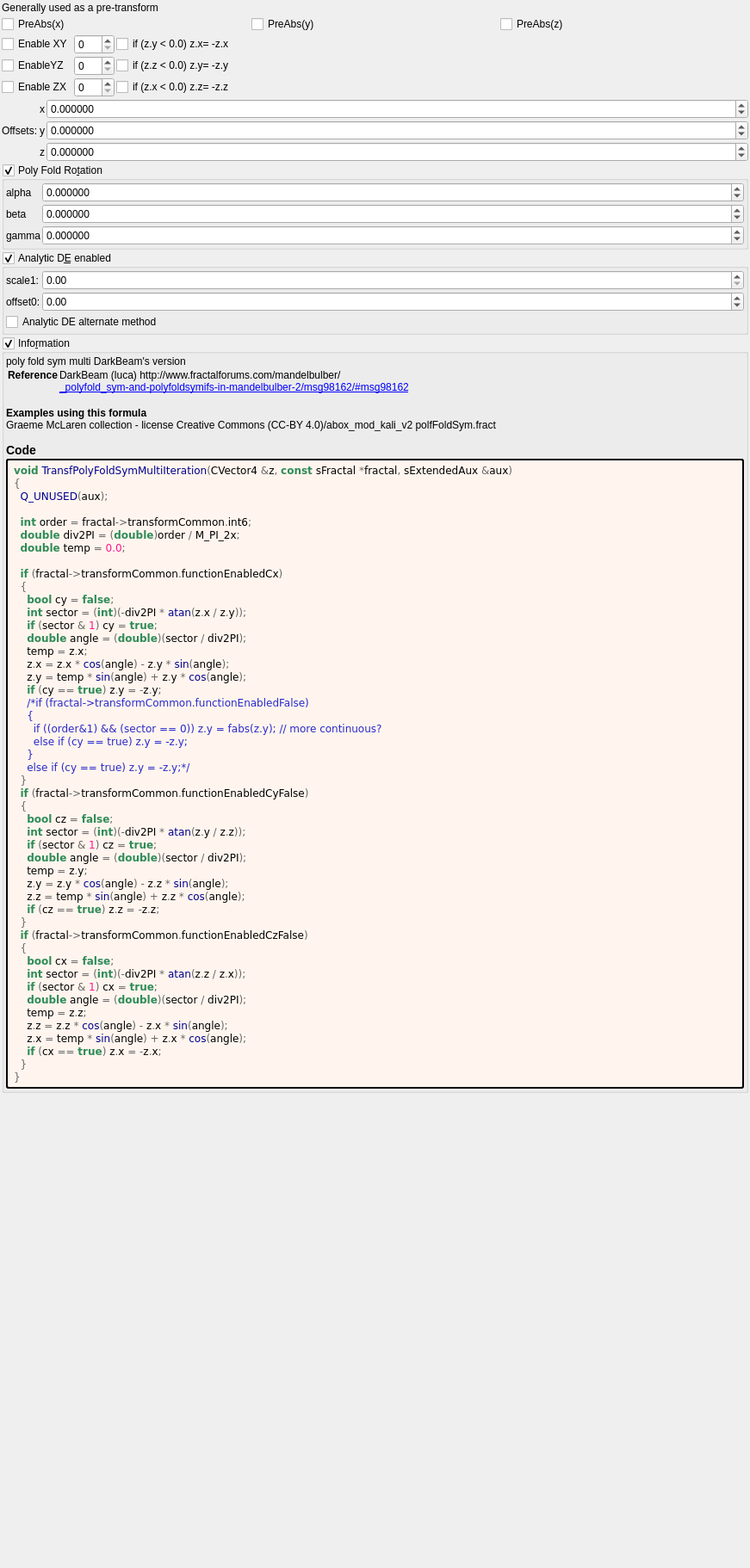
<?xml version="1.0" encoding="UTF-8"?>
<ui version="4.0">
 <class>Form</class>
 <widget class="QWidget" name="Form">
  <property name="geometry">
   <rect>
    <x>0</x>
    <y>0</y>
    <width>871</width>
    <height>1822</height>
   </rect>
  </property>
  <property name="windowTitle">
   <string notr="true">transf_poly_fold_sym_multi</string>
  </property>
  <layout class="QVBoxLayout" name="verticalLayout">
   <property name="spacing">
    <number>2</number>
   </property>
   <property name="leftMargin">
    <number>2</number>
   </property>
   <property name="topMargin">
    <number>2</number>
   </property>
   <property name="rightMargin">
    <number>2</number>
   </property>
   <property name="bottomMargin">
    <number>2</number>
   </property>
   <item>
    <widget class="QLabel" name="label_168">
     <property name="text">
      <string>Generally used as a pre-transform</string>
     </property>
    </widget>
   </item>
   <item>
    <layout class="QGridLayout" name="gridLayout_2">
     <item row="0" column="2">
      <widget class="MyCheckBox" name="checkBox_transf_function_enabledz_false">
       <property name="text">
        <string>PreAbs(z)</string>
       </property>
      </widget>
     </item>
     <item row="0" column="1">
      <widget class="MyCheckBox" name="checkBox_transf_function_enabledy_false">
       <property name="text">
        <string>PreAbs(y)</string>
       </property>
      </widget>
     </item>
     <item row="0" column="0">
      <widget class="MyCheckBox" name="checkBox_transf_function_enabledx">
       <property name="text">
        <string>PreAbs(x)</string>
       </property>
      </widget>
     </item>
    </layout>
   </item>
   <item>
    <layout class="QGridLayout" name="gridLayout_45" columnstretch="0,0,1">
     <property name="spacing">
      <number>2</number>
     </property>
     <item row="1" column="0">
      <widget class="MyCheckBox" name="checkBox_transf_function_enabledCy_false">
       <property name="font">
        <font>
         <weight>50</weight>
         <bold>false</bold>
        </font>
       </property>
       <property name="text">
        <string>EnableYZ</string>
       </property>
      </widget>
     </item>
     <item row="0" column="2">
      <widget class="MyCheckBox" name="checkBox_transf_function_enabledAx_false">
       <property name="text">
        <string notr="true">if (z.y &lt; 0.0) z.x= -z.x</string>
       </property>
      </widget>
     </item>
     <item row="1" column="2">
      <widget class="MyCheckBox" name="checkBox_transf_function_enabledAy_false">
       <property name="text">
        <string notr="true">if (z.z &lt; 0.0) z.y= -z.y</string>
       </property>
      </widget>
     </item>
     <item row="2" column="0">
      <widget class="MyCheckBox" name="checkBox_transf_function_enabledCz_false">
       <property name="font">
        <font>
         <weight>50</weight>
         <bold>false</bold>
        </font>
       </property>
       <property name="text">
        <string>Enable ZX</string>
       </property>
      </widget>
     </item>
     <item row="2" column="2">
      <widget class="MyCheckBox" name="checkBox_transf_function_enabledAz_false">
       <property name="text">
        <string notr="true">if (z.x &lt; 0.0) z.z= -z.z</string>
       </property>
      </widget>
     </item>
     <item row="0" column="0">
      <widget class="MyCheckBox" name="checkBox_transf_function_enabledCx">
       <property name="font">
        <font>
         <weight>50</weight>
         <bold>false</bold>
        </font>
       </property>
       <property name="text">
        <string>Enable XY</string>
       </property>
      </widget>
     </item>
     <item row="0" column="1">
      <widget class="MySpinBox" name="spinboxInt_transf_int8_X">
       <property name="sizePolicy">
        <sizepolicy hsizetype="Minimum" vsizetype="Maximum">
         <horstretch>0</horstretch>
         <verstretch>0</verstretch>
        </sizepolicy>
       </property>
       <property name="maximum">
        <number>999</number>
       </property>
      </widget>
     </item>
     <item row="1" column="1">
      <widget class="MySpinBox" name="spinboxInt_transf_int8_Y">
       <property name="sizePolicy">
        <sizepolicy hsizetype="Minimum" vsizetype="Maximum">
         <horstretch>0</horstretch>
         <verstretch>0</verstretch>
        </sizepolicy>
       </property>
       <property name="maximum">
        <number>999</number>
       </property>
      </widget>
     </item>
     <item row="2" column="1">
      <widget class="MySpinBox" name="spinboxInt_transf_int8_Z">
       <property name="sizePolicy">
        <sizepolicy hsizetype="Minimum" vsizetype="Maximum">
         <horstretch>0</horstretch>
         <verstretch>0</verstretch>
        </sizepolicy>
       </property>
       <property name="maximum">
        <number>999</number>
       </property>
      </widget>
     </item>
    </layout>
   </item>
   <item>
    <layout class="QGridLayout" name="gridLayout_44" columnstretch="0,0,1">
     <property name="spacing">
      <number>2</number>
     </property>
     <item row="2" column="2">
      <widget class="MyDoubleSpinBox" name="spinbox3_transf_addition_constant_z">
       <property name="sizePolicy">
        <sizepolicy hsizetype="Minimum" vsizetype="Maximum">
         <horstretch>0</horstretch>
         <verstretch>0</verstretch>
        </sizepolicy>
       </property>
       <property name="prefix">
        <string/>
       </property>
       <property name="suffix">
        <string/>
       </property>
       <property name="decimals">
        <number>6</number>
       </property>
       <property name="minimum">
        <double>-99.989999999999995</double>
       </property>
       <property name="maximum">
        <double>99.989999999999995</double>
       </property>
       <property name="singleStep">
        <double>0.100000000000000</double>
       </property>
      </widget>
     </item>
     <item row="2" column="1">
      <widget class="QLabel" name="label_163">
       <property name="text">
        <string notr="true">z</string>
       </property>
      </widget>
     </item>
     <item row="0" column="2">
      <widget class="MyDoubleSpinBox" name="spinbox3_transf_addition_constant_x">
       <property name="sizePolicy">
        <sizepolicy hsizetype="Minimum" vsizetype="Maximum">
         <horstretch>0</horstretch>
         <verstretch>0</verstretch>
        </sizepolicy>
       </property>
       <property name="prefix">
        <string/>
       </property>
       <property name="suffix">
        <string/>
       </property>
       <property name="decimals">
        <number>6</number>
       </property>
       <property name="minimum">
        <double>-99.989999999999995</double>
       </property>
       <property name="maximum">
        <double>99.989999999999995</double>
       </property>
       <property name="singleStep">
        <double>0.100000000000000</double>
       </property>
      </widget>
     </item>
     <item row="0" column="1">
      <widget class="QLabel" name="label_160">
       <property name="text">
        <string notr="true">x</string>
       </property>
      </widget>
     </item>
     <item row="1" column="1">
      <widget class="QLabel" name="label_162">
       <property name="text">
        <string notr="true">y</string>
       </property>
      </widget>
     </item>
     <item row="1" column="2">
      <widget class="MyDoubleSpinBox" name="spinbox3_transf_addition_constant_y">
       <property name="sizePolicy">
        <sizepolicy hsizetype="Minimum" vsizetype="Maximum">
         <horstretch>0</horstretch>
         <verstretch>0</verstretch>
        </sizepolicy>
       </property>
       <property name="prefix">
        <string/>
       </property>
       <property name="suffix">
        <string/>
       </property>
       <property name="decimals">
        <number>6</number>
       </property>
       <property name="minimum">
        <double>-99.989999999999995</double>
       </property>
       <property name="maximum">
        <double>99.989999999999995</double>
       </property>
       <property name="singleStep">
        <double>0.100000000000000</double>
       </property>
      </widget>
     </item>
     <item row="0" column="0" rowspan="3">
      <widget class="QLabel" name="label_164">
       <property name="text">
        <string>Offsets:</string>
       </property>
      </widget>
     </item>
    </layout>
   </item>
   <item>
    <widget class="MyGroupBox" name="groupCheck_transf_rotation2_enabled_false">
     <property name="title">
      <string>Poly Fold Ro&amp;tation</string>
     </property>
     <property name="checkable">
      <bool>true</bool>
     </property>
     <layout class="QVBoxLayout" name="verticalLayout_9" stretch="0">
      <property name="spacing">
       <number>2</number>
      </property>
      <property name="leftMargin">
       <number>2</number>
      </property>
      <property name="topMargin">
       <number>2</number>
      </property>
      <property name="rightMargin">
       <number>2</number>
      </property>
      <property name="bottomMargin">
       <number>2</number>
      </property>
      <item>
       <layout class="QGridLayout" name="gridLayout_10" columnstretch="0,1">
        <property name="spacing">
         <number>2</number>
        </property>
        <item row="4" column="0">
         <widget class="QLabel" name="label_45">
          <property name="text">
           <string notr="true">gamma</string>
          </property>
         </widget>
        </item>
        <item row="3" column="0">
         <widget class="QLabel" name="label_44">
          <property name="text">
           <string notr="true">beta</string>
          </property>
         </widget>
        </item>
        <item row="1" column="0">
         <widget class="QLabel" name="label_46">
          <property name="text">
           <string notr="true">alpha</string>
          </property>
         </widget>
        </item>
        <item row="1" column="1">
         <widget class="MyDoubleSpinBox" name="spinboxd3_transf_rotation_x">
          <property name="sizePolicy">
           <sizepolicy hsizetype="Minimum" vsizetype="Maximum">
            <horstretch>0</horstretch>
            <verstretch>0</verstretch>
           </sizepolicy>
          </property>
          <property name="prefix">
           <string/>
          </property>
          <property name="suffix">
           <string/>
          </property>
          <property name="decimals">
           <number>6</number>
          </property>
          <property name="minimum">
           <double>-36000.000000000000000</double>
          </property>
          <property name="maximum">
           <double>36000.000000000000000</double>
          </property>
          <property name="singleStep">
           <double>1.000000000000000</double>
          </property>
         </widget>
        </item>
        <item row="3" column="1">
         <widget class="MyDoubleSpinBox" name="spinboxd3_transf_rotation_y">
          <property name="sizePolicy">
           <sizepolicy hsizetype="Minimum" vsizetype="Maximum">
            <horstretch>0</horstretch>
            <verstretch>0</verstretch>
           </sizepolicy>
          </property>
          <property name="prefix">
           <string/>
          </property>
          <property name="suffix">
           <string/>
          </property>
          <property name="decimals">
           <number>6</number>
          </property>
          <property name="minimum">
           <double>-36000.000000000000000</double>
          </property>
          <property name="maximum">
           <double>36000.000000000000000</double>
          </property>
          <property name="singleStep">
           <double>1.000000000000000</double>
          </property>
         </widget>
        </item>
        <item row="4" column="1">
         <widget class="MyDoubleSpinBox" name="spinboxd3_transf_rotation_z">
          <property name="sizePolicy">
           <sizepolicy hsizetype="Minimum" vsizetype="Maximum">
            <horstretch>0</horstretch>
            <verstretch>0</verstretch>
           </sizepolicy>
          </property>
          <property name="prefix">
           <string/>
          </property>
          <property name="suffix">
           <string/>
          </property>
          <property name="decimals">
           <number>6</number>
          </property>
          <property name="minimum">
           <double>-36000.000000000000000</double>
          </property>
          <property name="maximum">
           <double>36000.000000000000000</double>
          </property>
          <property name="singleStep">
           <double>1.000000000000000</double>
          </property>
         </widget>
        </item>
       </layout>
      </item>
     </layout>
    </widget>
   </item>
   <item>
    <widget class="MyGroupBox" name="groupCheck_analyticDE_enabled">
     <property name="title">
      <string>Analytic D&amp;E enabled</string>
     </property>
     <property name="checkable">
      <bool>true</bool>
     </property>
     <layout class="QVBoxLayout" name="verticalLayout_12" stretch="0,0">
      <property name="spacing">
       <number>2</number>
      </property>
      <property name="leftMargin">
       <number>2</number>
      </property>
      <property name="topMargin">
       <number>2</number>
      </property>
      <property name="rightMargin">
       <number>2</number>
      </property>
      <property name="bottomMargin">
       <number>2</number>
      </property>
      <item>
       <layout class="QGridLayout" name="gridLayout_28" columnstretch="0,0,1">
        <property name="spacing">
         <number>2</number>
        </property>
        <item row="0" column="2">
         <widget class="MyDoubleSpinBox" name="spinbox_analyticDE_scale_1">
          <property name="sizePolicy">
           <sizepolicy hsizetype="Minimum" vsizetype="Maximum">
            <horstretch>0</horstretch>
            <verstretch>0</verstretch>
           </sizepolicy>
          </property>
          <property name="prefix">
           <string/>
          </property>
          <property name="suffix">
           <string/>
          </property>
          <property name="decimals">
           <number>2</number>
          </property>
          <property name="minimum">
           <double>0.000000000000000</double>
          </property>
          <property name="maximum">
           <double>99.989999999999995</double>
          </property>
          <property name="singleStep">
           <double>0.100000000000000</double>
          </property>
         </widget>
        </item>
        <item row="1" column="2">
         <widget class="MyDoubleSpinBox" name="spinbox_analyticDE_offset_0">
          <property name="sizePolicy">
           <sizepolicy hsizetype="Minimum" vsizetype="Maximum">
            <horstretch>0</horstretch>
            <verstretch>0</verstretch>
           </sizepolicy>
          </property>
          <property name="prefix">
           <string/>
          </property>
          <property name="suffix">
           <string/>
          </property>
          <property name="decimals">
           <number>2</number>
          </property>
          <property name="minimum">
           <double>-99.989999999999995</double>
          </property>
          <property name="maximum">
           <double>99.989999999999995</double>
          </property>
          <property name="singleStep">
           <double>0.100000000000000</double>
          </property>
         </widget>
        </item>
        <item row="0" column="1">
         <widget class="QLabel" name="label_179">
          <property name="text">
           <string>scale1:</string>
          </property>
         </widget>
        </item>
        <item row="1" column="1">
         <widget class="QLabel" name="label_178">
          <property name="text">
           <string>offset0:</string>
          </property>
         </widget>
        </item>
       </layout>
      </item>
      <item>
       <widget class="MyCheckBox" name="checkBox_analyticDE_enabled_false">
        <property name="toolTip">
         <string>&lt;html&gt;&lt;head/&gt;&lt;body&gt;&lt;p&gt;Can sometimes improve render quality when using analytic DE&lt;/p&gt;&lt;/body&gt;&lt;/html&gt;</string>
        </property>
        <property name="text">
         <string>Analytic DE alternate method</string>
        </property>
       </widget>
      </item>
     </layout>
    </widget>
   </item>
   <item>
    <widget class="MyGroupBox" name="groupCheck_info">
     <property name="title">
      <string>Info&amp;rmation</string>
     </property>
     <property name="flat">
      <bool>false</bool>
     </property>
     <property name="checkable">
      <bool>true</bool>
     </property>
     <layout class="QVBoxLayout" name="verticalLayout_2">
      <property name="spacing">
       <number>2</number>
      </property>
      <property name="leftMargin">
       <number>2</number>
      </property>
      <property name="topMargin">
       <number>2</number>
      </property>
      <property name="rightMargin">
       <number>2</number>
      </property>
      <property name="bottomMargin">
       <number>2</number>
      </property>
      <item>
       <widget class="QLabel" name="label_information_general">
        <property name="text">
         <string notr="true">&lt;p&gt;poly fold sym multi DarkBeam's version&lt;/p&gt;&lt;table&gt;
&lt;tr&gt;&lt;th&gt;Reference&lt;/th&gt;&lt;td&gt;&lt;a href=&quot;DarkBeam (luca) http://www.fractalforums.com/mandelbulber/&quot;&gt;DarkBeam (luca) http://www.fractalforums.com/mandelbulber/&lt;br&gt;
&lt;a href=&quot;_polyfold_sym-and-polyfoldsymifs-in-mandelbulber-2/msg98162/#msg98162&quot;&gt;_polyfold_sym-and-polyfoldsymifs-in-mandelbulber-2/msg98162/#msg98162&lt;br&gt;
&lt;/td&gt;&lt;/tr&gt;
&lt;/table&gt;
&lt;br&gt;&lt;b&gt;Examples using this formula&lt;/b&gt;&lt;br&gt;Graeme McLaren  collection - license Creative Commons  (CC-BY 4.0)/abox_mod_kali_v2 polfFoldSym.fract&lt;h3&gt;Code&lt;/h3&gt;</string>
        </property>
        <property name="wordWrap">
         <bool>true</bool>
        </property>
        <property name="openExternalLinks">
         <bool>true</bool>
        </property>
        <property name="textInteractionFlags">
         <set>Qt::LinksAccessibleByMouse|Qt::TextSelectableByMouse</set>
        </property>
       </widget>
      </item>
      <item>
       <widget class="QLabel" name="label_code_content">
        <property name="styleSheet">
         <string notr="true">border-style: outset; border-width: 2px; border-radius: 3px; border-color: black; background-color: #fff5ee; padding: 4px;</string>
        </property>
        <property name="text">
         <string notr="true">&lt;body style=&quot;background-color:#fff5ee&quot;&gt;
&lt;pre style=&quot;color:#000000; background-color:#fff5ee;  font-family:'Courier New',monospace;&quot;&gt;&lt;span style=&quot;color:#2e8b57; font-weight:bold&quot;&gt;void&lt;/span&gt; &lt;span style=&quot;color:#00008f&quot;&gt;TransfPolyFoldSymMultiIteration&lt;/span&gt;&lt;span style=&quot;color:#676767&quot;&gt;(&lt;/span&gt;CVector4 &lt;span style=&quot;color:#676767&quot;&gt;&amp;amp;&lt;/span&gt;z&lt;span style=&quot;color:#676767&quot;&gt;,&lt;/span&gt; &lt;span style=&quot;color:#2e8b57; font-weight:bold&quot;&gt;const&lt;/span&gt; sFractal &lt;span style=&quot;color:#676767&quot;&gt;*&lt;/span&gt;fractal&lt;span style=&quot;color:#676767&quot;&gt;,&lt;/span&gt; sExtendedAux &lt;span style=&quot;color:#676767&quot;&gt;&amp;amp;&lt;/span&gt;aux&lt;span style=&quot;color:#676767&quot;&gt;)&lt;/span&gt;
&lt;span style=&quot;color:#676767&quot;&gt;{&lt;/span&gt;
  &lt;span style=&quot;color:#00008f&quot;&gt;Q_UNUSED&lt;/span&gt;&lt;span style=&quot;color:#676767&quot;&gt;(&lt;/span&gt;aux&lt;span style=&quot;color:#676767&quot;&gt;);&lt;/span&gt;

  &lt;span style=&quot;color:#2e8b57; font-weight:bold&quot;&gt;int&lt;/span&gt; order &lt;span style=&quot;color:#676767&quot;&gt;=&lt;/span&gt; fractal&lt;span style=&quot;color:#676767&quot;&gt;-&amp;gt;&lt;/span&gt;transformCommon&lt;span style=&quot;color:#676767&quot;&gt;.&lt;/span&gt;int6&lt;span style=&quot;color:#676767&quot;&gt;;&lt;/span&gt;
  &lt;span style=&quot;color:#2e8b57; font-weight:bold&quot;&gt;double&lt;/span&gt; div2PI &lt;span style=&quot;color:#676767&quot;&gt;= (&lt;/span&gt;&lt;span style=&quot;color:#2e8b57; font-weight:bold&quot;&gt;double&lt;/span&gt;&lt;span style=&quot;color:#676767&quot;&gt;)&lt;/span&gt;order &lt;span style=&quot;color:#676767&quot;&gt;/&lt;/span&gt; M_PI_2x&lt;span style=&quot;color:#676767&quot;&gt;;&lt;/span&gt;
  &lt;span style=&quot;color:#2e8b57; font-weight:bold&quot;&gt;double&lt;/span&gt; temp &lt;span style=&quot;color:#676767&quot;&gt;=&lt;/span&gt; &lt;span style=&quot;color:#ff1493&quot;&gt;0.0&lt;/span&gt;&lt;span style=&quot;color:#676767&quot;&gt;;&lt;/span&gt;

  &lt;span style=&quot;color:#2e8b57; font-weight:bold&quot;&gt;if&lt;/span&gt; &lt;span style=&quot;color:#676767&quot;&gt;(&lt;/span&gt;fractal&lt;span style=&quot;color:#676767&quot;&gt;-&amp;gt;&lt;/span&gt;transformCommon&lt;span style=&quot;color:#676767&quot;&gt;.&lt;/span&gt;functionEnabledCx&lt;span style=&quot;color:#676767&quot;&gt;)&lt;/span&gt;
  &lt;span style=&quot;color:#676767&quot;&gt;{&lt;/span&gt;
    &lt;span style=&quot;color:#2e8b57; font-weight:bold&quot;&gt;bool&lt;/span&gt; cy &lt;span style=&quot;color:#676767&quot;&gt;=&lt;/span&gt; &lt;span style=&quot;color:#2e8b57; font-weight:bold&quot;&gt;false&lt;/span&gt;&lt;span style=&quot;color:#676767&quot;&gt;;&lt;/span&gt;
    &lt;span style=&quot;color:#2e8b57; font-weight:bold&quot;&gt;int&lt;/span&gt; sector &lt;span style=&quot;color:#676767&quot;&gt;= (&lt;/span&gt;&lt;span style=&quot;color:#2e8b57; font-weight:bold&quot;&gt;int&lt;/span&gt;&lt;span style=&quot;color:#676767&quot;&gt;)(-&lt;/span&gt;div2PI &lt;span style=&quot;color:#676767&quot;&gt;*&lt;/span&gt; &lt;span style=&quot;color:#00008f&quot;&gt;atan&lt;/span&gt;&lt;span style=&quot;color:#676767&quot;&gt;(&lt;/span&gt;z&lt;span style=&quot;color:#676767&quot;&gt;.&lt;/span&gt;x &lt;span style=&quot;color:#676767&quot;&gt;/&lt;/span&gt; z&lt;span style=&quot;color:#676767&quot;&gt;.&lt;/span&gt;y&lt;span style=&quot;color:#676767&quot;&gt;));&lt;/span&gt;
    &lt;span style=&quot;color:#2e8b57; font-weight:bold&quot;&gt;if&lt;/span&gt; &lt;span style=&quot;color:#676767&quot;&gt;(&lt;/span&gt;sector &lt;span style=&quot;color:#676767&quot;&gt;&amp;amp;&lt;/span&gt; &lt;span style=&quot;color:#ff1493&quot;&gt;1&lt;/span&gt;&lt;span style=&quot;color:#676767&quot;&gt;)&lt;/span&gt; cy &lt;span style=&quot;color:#676767&quot;&gt;=&lt;/span&gt; &lt;span style=&quot;color:#2e8b57; font-weight:bold&quot;&gt;true&lt;/span&gt;&lt;span style=&quot;color:#676767&quot;&gt;;&lt;/span&gt;
    &lt;span style=&quot;color:#2e8b57; font-weight:bold&quot;&gt;double&lt;/span&gt; angle &lt;span style=&quot;color:#676767&quot;&gt;= (&lt;/span&gt;&lt;span style=&quot;color:#2e8b57; font-weight:bold&quot;&gt;double&lt;/span&gt;&lt;span style=&quot;color:#676767&quot;&gt;)(&lt;/span&gt;sector &lt;span style=&quot;color:#676767&quot;&gt;/&lt;/span&gt; div2PI&lt;span style=&quot;color:#676767&quot;&gt;);&lt;/span&gt;
    temp &lt;span style=&quot;color:#676767&quot;&gt;=&lt;/span&gt; z&lt;span style=&quot;color:#676767&quot;&gt;.&lt;/span&gt;x&lt;span style=&quot;color:#676767&quot;&gt;;&lt;/span&gt;
    z&lt;span style=&quot;color:#676767&quot;&gt;.&lt;/span&gt;x &lt;span style=&quot;color:#676767&quot;&gt;=&lt;/span&gt; z&lt;span style=&quot;color:#676767&quot;&gt;.&lt;/span&gt;x &lt;span style=&quot;color:#676767&quot;&gt;*&lt;/span&gt; &lt;span style=&quot;color:#00008f&quot;&gt;cos&lt;/span&gt;&lt;span style=&quot;color:#676767&quot;&gt;(&lt;/span&gt;angle&lt;span style=&quot;color:#676767&quot;&gt;) -&lt;/span&gt; z&lt;span style=&quot;color:#676767&quot;&gt;.&lt;/span&gt;y &lt;span style=&quot;color:#676767&quot;&gt;*&lt;/span&gt; &lt;span style=&quot;color:#00008f&quot;&gt;sin&lt;/span&gt;&lt;span style=&quot;color:#676767&quot;&gt;(&lt;/span&gt;angle&lt;span style=&quot;color:#676767&quot;&gt;);&lt;/span&gt;
    z&lt;span style=&quot;color:#676767&quot;&gt;.&lt;/span&gt;y &lt;span style=&quot;color:#676767&quot;&gt;=&lt;/span&gt; temp &lt;span style=&quot;color:#676767&quot;&gt;*&lt;/span&gt; &lt;span style=&quot;color:#00008f&quot;&gt;sin&lt;/span&gt;&lt;span style=&quot;color:#676767&quot;&gt;(&lt;/span&gt;angle&lt;span style=&quot;color:#676767&quot;&gt;) +&lt;/span&gt; z&lt;span style=&quot;color:#676767&quot;&gt;.&lt;/span&gt;y &lt;span style=&quot;color:#676767&quot;&gt;*&lt;/span&gt; &lt;span style=&quot;color:#00008f&quot;&gt;cos&lt;/span&gt;&lt;span style=&quot;color:#676767&quot;&gt;(&lt;/span&gt;angle&lt;span style=&quot;color:#676767&quot;&gt;);&lt;/span&gt;
    &lt;span style=&quot;color:#2e8b57; font-weight:bold&quot;&gt;if&lt;/span&gt; &lt;span style=&quot;color:#676767&quot;&gt;(&lt;/span&gt;cy &lt;span style=&quot;color:#676767&quot;&gt;==&lt;/span&gt; &lt;span style=&quot;color:#2e8b57; font-weight:bold&quot;&gt;true&lt;/span&gt;&lt;span style=&quot;color:#676767&quot;&gt;)&lt;/span&gt; z&lt;span style=&quot;color:#676767&quot;&gt;.&lt;/span&gt;y &lt;span style=&quot;color:#676767&quot;&gt;= -&lt;/span&gt;z&lt;span style=&quot;color:#676767&quot;&gt;.&lt;/span&gt;y&lt;span style=&quot;color:#676767&quot;&gt;;&lt;/span&gt;
    &lt;span style=&quot;color:#2929cc&quot;&gt;/*if (fractal-&amp;gt;transformCommon.functionEnabledFalse)&lt;/span&gt;
&lt;span style=&quot;color:#2929cc&quot;&gt;    {&lt;/span&gt;
&lt;span style=&quot;color:#2929cc&quot;&gt;      if ((order&amp;amp;1) &amp;amp;&amp;amp; (sector == 0)) z.y = fabs(z.y); // more continuous?&lt;/span&gt;
&lt;span style=&quot;color:#2929cc&quot;&gt;      else if (cy == true) z.y = -z.y;&lt;/span&gt;
&lt;span style=&quot;color:#2929cc&quot;&gt;    }&lt;/span&gt;
&lt;span style=&quot;color:#2929cc&quot;&gt;    else if (cy == true) z.y = -z.y;*/&lt;/span&gt;
  &lt;span style=&quot;color:#676767&quot;&gt;}&lt;/span&gt;
  &lt;span style=&quot;color:#2e8b57; font-weight:bold&quot;&gt;if&lt;/span&gt; &lt;span style=&quot;color:#676767&quot;&gt;(&lt;/span&gt;fractal&lt;span style=&quot;color:#676767&quot;&gt;-&amp;gt;&lt;/span&gt;transformCommon&lt;span style=&quot;color:#676767&quot;&gt;.&lt;/span&gt;functionEnabledCyFalse&lt;span style=&quot;color:#676767&quot;&gt;)&lt;/span&gt;
  &lt;span style=&quot;color:#676767&quot;&gt;{&lt;/span&gt;
    &lt;span style=&quot;color:#2e8b57; font-weight:bold&quot;&gt;bool&lt;/span&gt; cz &lt;span style=&quot;color:#676767&quot;&gt;=&lt;/span&gt; &lt;span style=&quot;color:#2e8b57; font-weight:bold&quot;&gt;false&lt;/span&gt;&lt;span style=&quot;color:#676767&quot;&gt;;&lt;/span&gt;
    &lt;span style=&quot;color:#2e8b57; font-weight:bold&quot;&gt;int&lt;/span&gt; sector &lt;span style=&quot;color:#676767&quot;&gt;= (&lt;/span&gt;&lt;span style=&quot;color:#2e8b57; font-weight:bold&quot;&gt;int&lt;/span&gt;&lt;span style=&quot;color:#676767&quot;&gt;)(-&lt;/span&gt;div2PI &lt;span style=&quot;color:#676767&quot;&gt;*&lt;/span&gt; &lt;span style=&quot;color:#00008f&quot;&gt;atan&lt;/span&gt;&lt;span style=&quot;color:#676767&quot;&gt;(&lt;/span&gt;z&lt;span style=&quot;color:#676767&quot;&gt;.&lt;/span&gt;y &lt;span style=&quot;color:#676767&quot;&gt;/&lt;/span&gt; z&lt;span style=&quot;color:#676767&quot;&gt;.&lt;/span&gt;z&lt;span style=&quot;color:#676767&quot;&gt;));&lt;/span&gt;
    &lt;span style=&quot;color:#2e8b57; font-weight:bold&quot;&gt;if&lt;/span&gt; &lt;span style=&quot;color:#676767&quot;&gt;(&lt;/span&gt;sector &lt;span style=&quot;color:#676767&quot;&gt;&amp;amp;&lt;/span&gt; &lt;span style=&quot;color:#ff1493&quot;&gt;1&lt;/span&gt;&lt;span style=&quot;color:#676767&quot;&gt;)&lt;/span&gt; cz &lt;span style=&quot;color:#676767&quot;&gt;=&lt;/span&gt; &lt;span style=&quot;color:#2e8b57; font-weight:bold&quot;&gt;true&lt;/span&gt;&lt;span style=&quot;color:#676767&quot;&gt;;&lt;/span&gt;
    &lt;span style=&quot;color:#2e8b57; font-weight:bold&quot;&gt;double&lt;/span&gt; angle &lt;span style=&quot;color:#676767&quot;&gt;= (&lt;/span&gt;&lt;span style=&quot;color:#2e8b57; font-weight:bold&quot;&gt;double&lt;/span&gt;&lt;span style=&quot;color:#676767&quot;&gt;)(&lt;/span&gt;sector &lt;span style=&quot;color:#676767&quot;&gt;/&lt;/span&gt; div2PI&lt;span style=&quot;color:#676767&quot;&gt;);&lt;/span&gt;
    temp &lt;span style=&quot;color:#676767&quot;&gt;=&lt;/span&gt; z&lt;span style=&quot;color:#676767&quot;&gt;.&lt;/span&gt;y&lt;span style=&quot;color:#676767&quot;&gt;;&lt;/span&gt;
    z&lt;span style=&quot;color:#676767&quot;&gt;.&lt;/span&gt;y &lt;span style=&quot;color:#676767&quot;&gt;=&lt;/span&gt; z&lt;span style=&quot;color:#676767&quot;&gt;.&lt;/span&gt;y &lt;span style=&quot;color:#676767&quot;&gt;*&lt;/span&gt; &lt;span style=&quot;color:#00008f&quot;&gt;cos&lt;/span&gt;&lt;span style=&quot;color:#676767&quot;&gt;(&lt;/span&gt;angle&lt;span style=&quot;color:#676767&quot;&gt;) -&lt;/span&gt; z&lt;span style=&quot;color:#676767&quot;&gt;.&lt;/span&gt;z &lt;span style=&quot;color:#676767&quot;&gt;*&lt;/span&gt; &lt;span style=&quot;color:#00008f&quot;&gt;sin&lt;/span&gt;&lt;span style=&quot;color:#676767&quot;&gt;(&lt;/span&gt;angle&lt;span style=&quot;color:#676767&quot;&gt;);&lt;/span&gt;
    z&lt;span style=&quot;color:#676767&quot;&gt;.&lt;/span&gt;z &lt;span style=&quot;color:#676767&quot;&gt;=&lt;/span&gt; temp &lt;span style=&quot;color:#676767&quot;&gt;*&lt;/span&gt; &lt;span style=&quot;color:#00008f&quot;&gt;sin&lt;/span&gt;&lt;span style=&quot;color:#676767&quot;&gt;(&lt;/span&gt;angle&lt;span style=&quot;color:#676767&quot;&gt;) +&lt;/span&gt; z&lt;span style=&quot;color:#676767&quot;&gt;.&lt;/span&gt;z &lt;span style=&quot;color:#676767&quot;&gt;*&lt;/span&gt; &lt;span style=&quot;color:#00008f&quot;&gt;cos&lt;/span&gt;&lt;span style=&quot;color:#676767&quot;&gt;(&lt;/span&gt;angle&lt;span style=&quot;color:#676767&quot;&gt;);&lt;/span&gt;
    &lt;span style=&quot;color:#2e8b57; font-weight:bold&quot;&gt;if&lt;/span&gt; &lt;span style=&quot;color:#676767&quot;&gt;(&lt;/span&gt;cz &lt;span style=&quot;color:#676767&quot;&gt;==&lt;/span&gt; &lt;span style=&quot;color:#2e8b57; font-weight:bold&quot;&gt;true&lt;/span&gt;&lt;span style=&quot;color:#676767&quot;&gt;)&lt;/span&gt; z&lt;span style=&quot;color:#676767&quot;&gt;.&lt;/span&gt;z &lt;span style=&quot;color:#676767&quot;&gt;= -&lt;/span&gt;z&lt;span style=&quot;color:#676767&quot;&gt;.&lt;/span&gt;z&lt;span style=&quot;color:#676767&quot;&gt;;&lt;/span&gt;
  &lt;span style=&quot;color:#676767&quot;&gt;}&lt;/span&gt;
  &lt;span style=&quot;color:#2e8b57; font-weight:bold&quot;&gt;if&lt;/span&gt; &lt;span style=&quot;color:#676767&quot;&gt;(&lt;/span&gt;fractal&lt;span style=&quot;color:#676767&quot;&gt;-&amp;gt;&lt;/span&gt;transformCommon&lt;span style=&quot;color:#676767&quot;&gt;.&lt;/span&gt;functionEnabledCzFalse&lt;span style=&quot;color:#676767&quot;&gt;)&lt;/span&gt;
  &lt;span style=&quot;color:#676767&quot;&gt;{&lt;/span&gt;
    &lt;span style=&quot;color:#2e8b57; font-weight:bold&quot;&gt;bool&lt;/span&gt; cx &lt;span style=&quot;color:#676767&quot;&gt;=&lt;/span&gt; &lt;span style=&quot;color:#2e8b57; font-weight:bold&quot;&gt;false&lt;/span&gt;&lt;span style=&quot;color:#676767&quot;&gt;;&lt;/span&gt;
    &lt;span style=&quot;color:#2e8b57; font-weight:bold&quot;&gt;int&lt;/span&gt; sector &lt;span style=&quot;color:#676767&quot;&gt;= (&lt;/span&gt;&lt;span style=&quot;color:#2e8b57; font-weight:bold&quot;&gt;int&lt;/span&gt;&lt;span style=&quot;color:#676767&quot;&gt;)(-&lt;/span&gt;div2PI &lt;span style=&quot;color:#676767&quot;&gt;*&lt;/span&gt; &lt;span style=&quot;color:#00008f&quot;&gt;atan&lt;/span&gt;&lt;span style=&quot;color:#676767&quot;&gt;(&lt;/span&gt;z&lt;span style=&quot;color:#676767&quot;&gt;.&lt;/span&gt;z &lt;span style=&quot;color:#676767&quot;&gt;/&lt;/span&gt; z&lt;span style=&quot;color:#676767&quot;&gt;.&lt;/span&gt;x&lt;span style=&quot;color:#676767&quot;&gt;));&lt;/span&gt;
    &lt;span style=&quot;color:#2e8b57; font-weight:bold&quot;&gt;if&lt;/span&gt; &lt;span style=&quot;color:#676767&quot;&gt;(&lt;/span&gt;sector &lt;span style=&quot;color:#676767&quot;&gt;&amp;amp;&lt;/span&gt; &lt;span style=&quot;color:#ff1493&quot;&gt;1&lt;/span&gt;&lt;span style=&quot;color:#676767&quot;&gt;)&lt;/span&gt; cx &lt;span style=&quot;color:#676767&quot;&gt;=&lt;/span&gt; &lt;span style=&quot;color:#2e8b57; font-weight:bold&quot;&gt;true&lt;/span&gt;&lt;span style=&quot;color:#676767&quot;&gt;;&lt;/span&gt;
    &lt;span style=&quot;color:#2e8b57; font-weight:bold&quot;&gt;double&lt;/span&gt; angle &lt;span style=&quot;color:#676767&quot;&gt;= (&lt;/span&gt;&lt;span style=&quot;color:#2e8b57; font-weight:bold&quot;&gt;double&lt;/span&gt;&lt;span style=&quot;color:#676767&quot;&gt;)(&lt;/span&gt;sector &lt;span style=&quot;color:#676767&quot;&gt;/&lt;/span&gt; div2PI&lt;span style=&quot;color:#676767&quot;&gt;);&lt;/span&gt;
    temp &lt;span style=&quot;color:#676767&quot;&gt;=&lt;/span&gt; z&lt;span style=&quot;color:#676767&quot;&gt;.&lt;/span&gt;z&lt;span style=&quot;color:#676767&quot;&gt;;&lt;/span&gt;
    z&lt;span style=&quot;color:#676767&quot;&gt;.&lt;/span&gt;z &lt;span style=&quot;color:#676767&quot;&gt;=&lt;/span&gt; z&lt;span style=&quot;color:#676767&quot;&gt;.&lt;/span&gt;z &lt;span style=&quot;color:#676767&quot;&gt;*&lt;/span&gt; &lt;span style=&quot;color:#00008f&quot;&gt;cos&lt;/span&gt;&lt;span style=&quot;color:#676767&quot;&gt;(&lt;/span&gt;angle&lt;span style=&quot;color:#676767&quot;&gt;) -&lt;/span&gt; z&lt;span style=&quot;color:#676767&quot;&gt;.&lt;/span&gt;x &lt;span style=&quot;color:#676767&quot;&gt;*&lt;/span&gt; &lt;span style=&quot;color:#00008f&quot;&gt;sin&lt;/span&gt;&lt;span style=&quot;color:#676767&quot;&gt;(&lt;/span&gt;angle&lt;span style=&quot;color:#676767&quot;&gt;);&lt;/span&gt;
    z&lt;span style=&quot;color:#676767&quot;&gt;.&lt;/span&gt;x &lt;span style=&quot;color:#676767&quot;&gt;=&lt;/span&gt; temp &lt;span style=&quot;color:#676767&quot;&gt;*&lt;/span&gt; &lt;span style=&quot;color:#00008f&quot;&gt;sin&lt;/span&gt;&lt;span style=&quot;color:#676767&quot;&gt;(&lt;/span&gt;angle&lt;span style=&quot;color:#676767&quot;&gt;) +&lt;/span&gt; z&lt;span style=&quot;color:#676767&quot;&gt;.&lt;/span&gt;x &lt;span style=&quot;color:#676767&quot;&gt;*&lt;/span&gt; &lt;span style=&quot;color:#00008f&quot;&gt;cos&lt;/span&gt;&lt;span style=&quot;color:#676767&quot;&gt;(&lt;/span&gt;angle&lt;span style=&quot;color:#676767&quot;&gt;);&lt;/span&gt;
    &lt;span style=&quot;color:#2e8b57; font-weight:bold&quot;&gt;if&lt;/span&gt; &lt;span style=&quot;color:#676767&quot;&gt;(&lt;/span&gt;cx &lt;span style=&quot;color:#676767&quot;&gt;==&lt;/span&gt; &lt;span style=&quot;color:#2e8b57; font-weight:bold&quot;&gt;true&lt;/span&gt;&lt;span style=&quot;color:#676767&quot;&gt;)&lt;/span&gt; z&lt;span style=&quot;color:#676767&quot;&gt;.&lt;/span&gt;x &lt;span style=&quot;color:#676767&quot;&gt;= -&lt;/span&gt;z&lt;span style=&quot;color:#676767&quot;&gt;.&lt;/span&gt;x&lt;span style=&quot;color:#676767&quot;&gt;;&lt;/span&gt;
  &lt;span style=&quot;color:#676767&quot;&gt;}&lt;/span&gt;
&lt;span style=&quot;color:#676767&quot;&gt;}&lt;/span&gt;
&lt;/pre&gt;
&lt;/body&gt;</string>
        </property>
        <property name="wordWrap">
         <bool>true</bool>
        </property>
        <property name="openExternalLinks">
         <bool>true</bool>
        </property>
        <property name="textInteractionFlags">
         <set>Qt::LinksAccessibleByMouse|Qt::TextSelectableByMouse</set>
        </property>
       </widget>
      </item>
     </layout>
    </widget>
   </item>
   <item>
    <spacer name="verticalSpacer">
     <property name="orientation">
      <enum>Qt::Vertical</enum>
     </property>
     <property name="sizeHint" stdset="0">
      <size>
       <width>20</width>
       <height>40</height>
      </size>
     </property>
    </spacer>
   </item>
  </layout>
 </widget>
 <customwidgets>
  <customwidget>
   <class>MyGroupBox</class>
   <extends>QGroupBox</extends>
   <header>my_group_box.h</header>
   <container>1</container>
  </customwidget>
  <customwidget>
   <class>MyCheckBox</class>
   <extends>QCheckBox</extends>
   <header>my_check_box.h</header>
  </customwidget>
  <customwidget>
   <class>MyDoubleSpinBox</class>
   <extends>QDoubleSpinBox</extends>
   <header>my_double_spin_box.h</header>
  </customwidget>
  <customwidget>
   <class>MySpinBox</class>
   <extends>QSpinBox</extends>
   <header>my_spin_box.h</header>
  </customwidget>
 </customwidgets>
 <tabstops>
  <tabstop>groupCheck_info</tabstop>
 </tabstops>
 <resources/>
 <connections/>
</ui>
